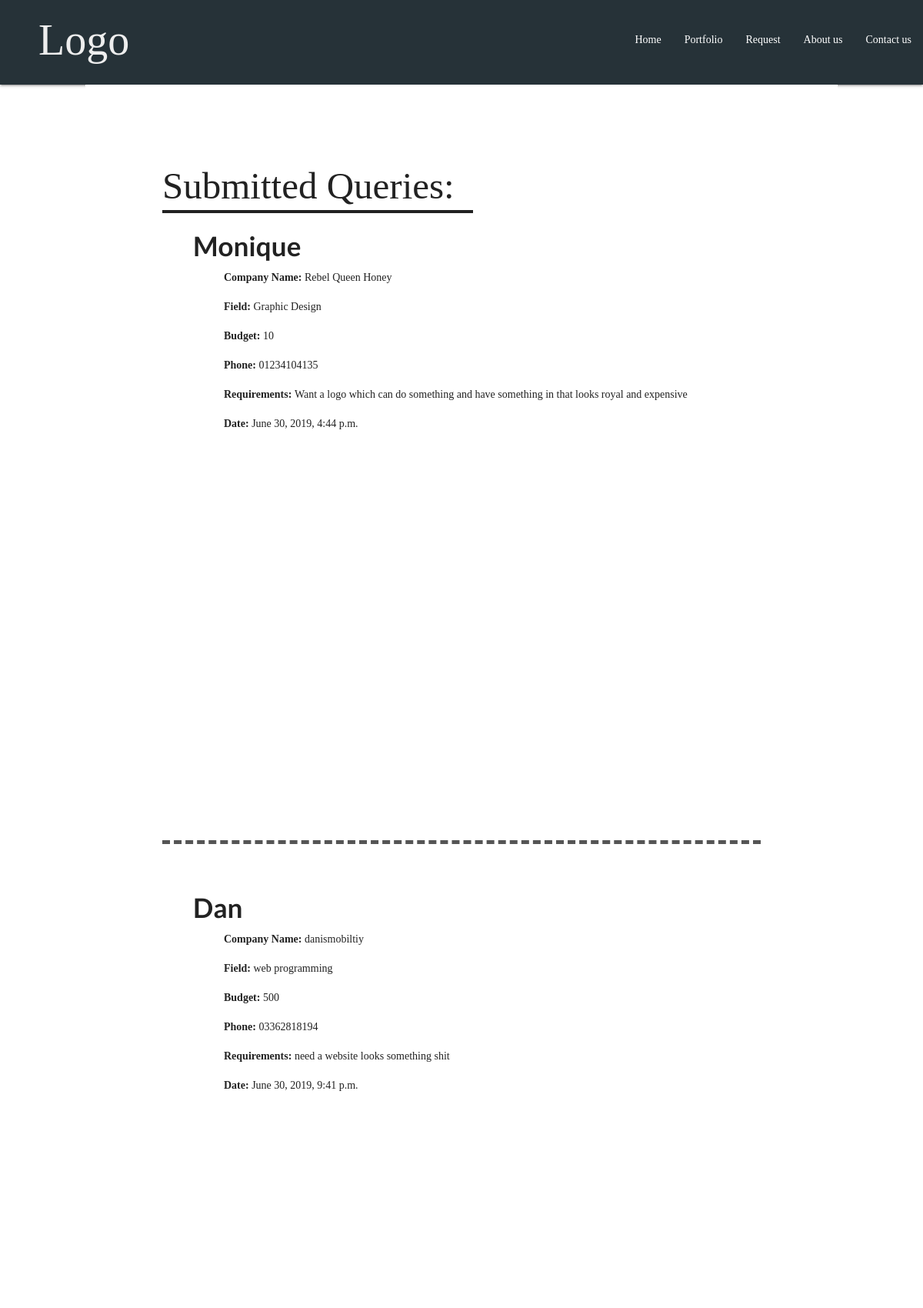
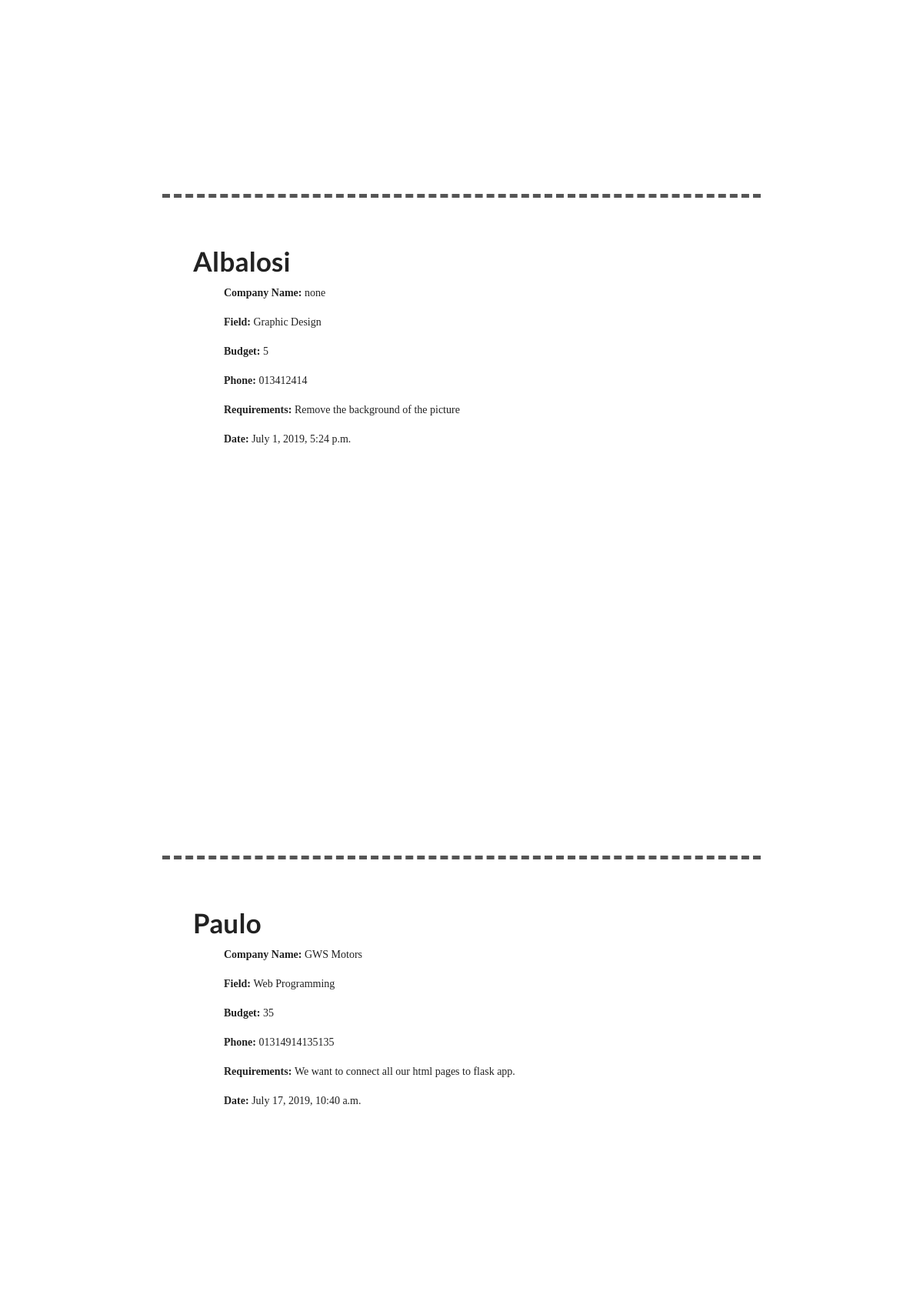
The page / (upper part) on the database its author committed (2 pictures, top to bottom).
### contact/models.py (models this page shows, shortened)
class data(models.Model):
    name = models.CharField(max_length=64)
    company = models.CharField(max_length=100)
    field = models.CharField(max_length=64)
    budget = models.SmallIntegerField()
    phone = models.BigIntegerField()
    requirements = models.TextField()
    date = models.DateTimeField(auto_now_add=True)

### contact/views.py (the view)
# urls.py: path('',homeView.as_view(),name="home"),
class homeView(ListView):
    model = data
    template_name = "list.html"
    context_object_name = 'datas'

### contact/templates/list.html (shortened to what this page needs)
{% extends 'base.html' %}
{% block body %}
    <h1 id="head">Submitted Queries:</h1><hr>
    {% for info in datas  %}
    <ul id="section">
        <li><a href="{% url 'detail' info.pk %}"><h2>{{ info.name }}</h2></a></li>
        <li>Company Name: <a href="#">{{ info.company }}</a></li>
        <li>Field: <a href="#">{{ info.field }}</a></li>
        <li>Budget: <a href="#">{{ info.budget }}</a></li>
        <li>Phone: <a href="#">0{{ info.phone }}</a></li>
        <li>Requirements: <a href="#">{{ info.requirements }}</a></li>
        <li>Date: <a href="#">{{ info.date }}</a></li>
    </ul>
    {% endfor %}
{% endblock body %}

### contact/templates/base.html (shortened to what this page needs)
{% load static %}
<!DOCTYPE html>
<html lang="en">
<head>
    <link rel="stylesheet" href="{% static 'css/style.css' %}"/>
    <link rel="stylesheet" href="https://cdnjs.cloudflare.com/ajax/libs/materialize/1.0.0/css/materialize.min.css">
    <link rel="stylesheet" type="text/css" href="https://cdnjs.cloudflare.com/ajax/libs/semantic-ui/2.4.1/semantic.min.css">
    <link href="https://stackpath.bootstrapcdn.com/font-awesome/4.7.0/css/font-awesome.min.css" rel="stylesheet">
</head>
<body>
     <header >
        <nav class="nav-wrapper">
        <span id="logo"><a href="{% url 'home' %}">Logo</a></span>
            <ul id="nav-mobile" class="right hide-on-med-and-down">
                <li><a href="{% url 'home' %}">Home</a></li>
                <li><a href="{% url 'portfolio' %}">Portfolio</a></li>
                <li><a href="{% url 'create' %}">Request</a></li>
                <li><a href="#">About us</a></li>
                <li><a href="{% url 'create' %}">Contact us</a></li>
            </ul>
        </nav>
    </header>
    <main id="head">
        {% block body %}
        {% endblock body %}
    </main>
</body>
</html>

### contact/static/css/style.css (style rules this page uses)
* { padding:0px; margin:0px; font-family:montserrat; }
body { background: #fff; color:#fff ; }
#logo a { font-size:4em; font-family:dry brush; text-decoration: none; color:#eee; padding-left:50px; }
hr { color:#fff; margin-top:-40px; width:400px; border:2px solid #222; margin-bottom: 20px; }
nav { padding:20px 0px; padding-bottom: 90px; }
.nav-wrapper { background:#263238 ; }
.nav-wrapper ul li a { color:#fff; }
main { width: 978px; margin:0px auto; padding:100px; background: #fff; color:#222; }
main ul { list-style: none; min-height: 100vh; }
#section { line-height: 38px; margin-bottom: 60px; border-bottom: 5px solid #555; border-bottom-style:dashed; padding-bottom:80px; }
main ul li h2 { font-size: 2.5em; margin-left: -40px; margin-bottom:20px; }
main ul li { margin-left:80px; font-weight: 800; }
main ul li a { color:#222; text-decoration: none; font-weight:500; }
main h1 { font-size:3.5em; margin-bottom:40px; font-family: montserrat; font-weight: 400; }

### rows shown on the page
data: name "Monique", company "Rebel Queen Honey", field "Graphic Design", budget "10", phone "1234104135", requirements "Want a logo which can do something and have something in that looks royal and expensive", date "June 30, 2019, 4:44 p.m."
data: name "Dan", company "danismobiltiy", field "web programming", budget "500", phone "3362818194", requirements "need a website looks something shit", date "June 30, 2019, 9:41 p.m."
data: name "Albalosi", company "none", field "Graphic Design", budget "5", phone "13412414", requirements "Remove the background of the picture", date "July 1, 2019, 5:24 p.m."
data: name "Paulo", company "GWS Motors", field "Web Programming", budget "35", phone "1314914135135", requirements "We want to connect all our html pages to flask app.", date "July 17, 2019, 10:40 a.m."
